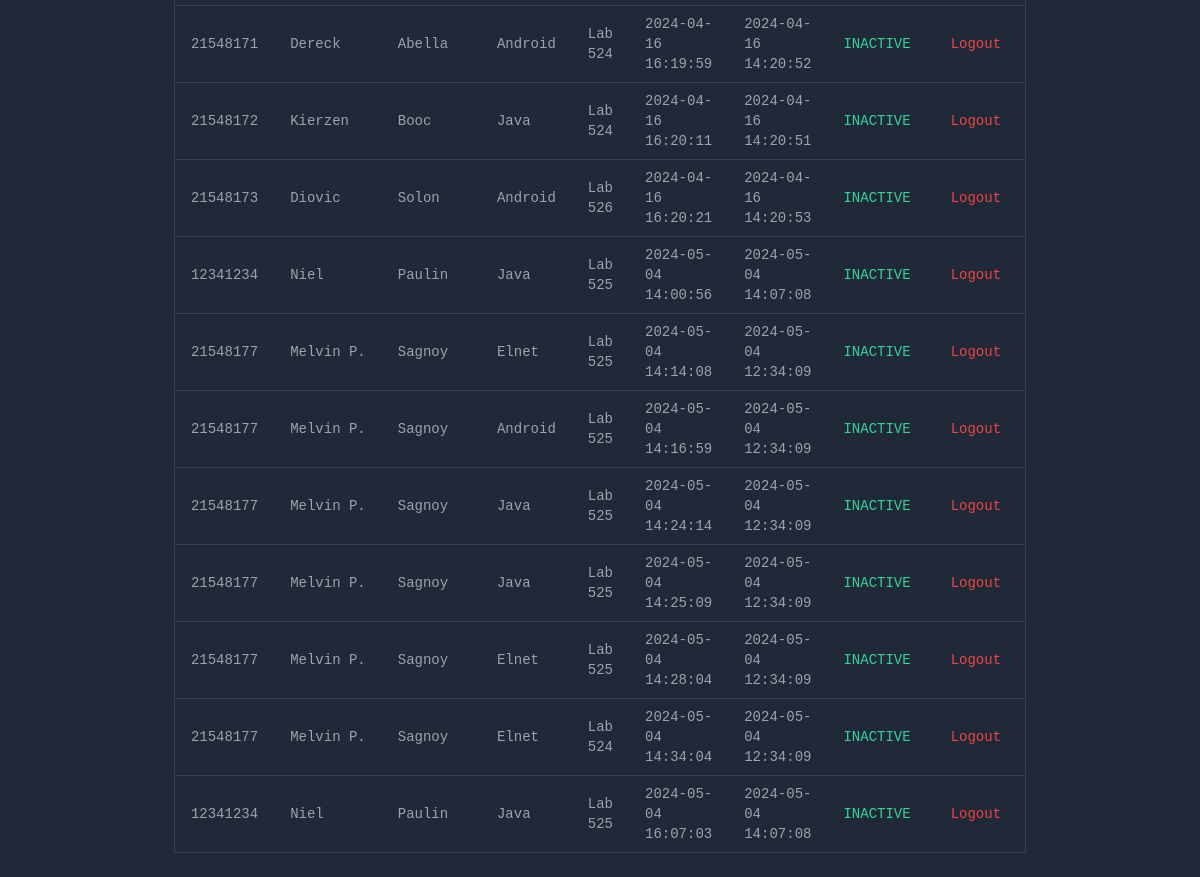
Before: /view_records.php (lower part) with the older database file.
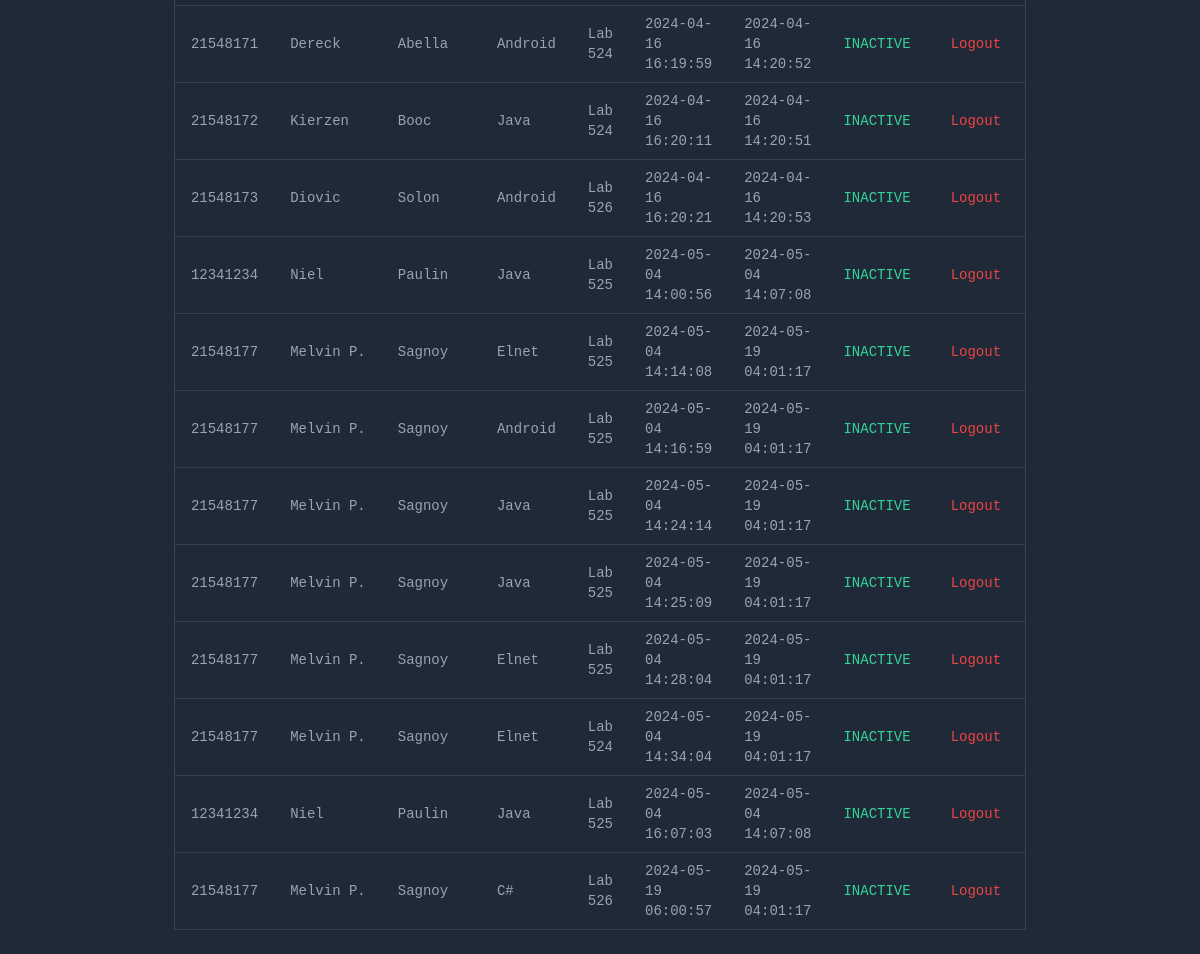
After: the same page with the newer database file.
### tables this page shows
CREATE TABLE sitin_student (
    id INTEGER PRIMARY KEY AUTOINCREMENT,
    id_number TEXT,
    firstname TEXT,
    lastname TEXT,
    purpose TEXT,
    lab TEXT,
    remaining_sessions INTEGER,
    time_in TEXT,
    time_out TEXT,
    status TEXT
);

CREATE TABLE student (
    id INTEGER PRIMARY KEY,
    id_number VARCHAR(50) NOT NULL,
    firstname VARCHAR(50) NOT NULL,
    lastname VARCHAR(50) NOT NULL,
    email VARCHAR(100) NOT NULL,
    password VARCHAR(255) NOT NULL
);

### view_records.php (the view, shortened to what this page needs)
<?php
$db = new SQLite3('sitin.db');
if ($_SERVER['REQUEST_METHOD'] === 'POST' && isset($_POST['generate_reports'])) {
  $start_date = $_POST['start_date'] ?? '';
  $end_date = $_POST['end_date'] ?? '';
  $query = $db->prepare("
    SELECT s.id_number, st.firstname, st.lastname, s.purpose, s.lab, s.time_in, s.time_out, s.status
    FROM sitin_student s
    JOIN student st ON s.id_number = st.id_number
    WHERE s.time_in BETWEEN :start_date AND :end_date
  ");
  $query->bindValue(':start_date', $start_date, SQLITE3_TEXT);
  $query->bindValue(':end_date', $end_date, SQLITE3_TEXT);
  $result = $query->execute();
} else {
  $query = $db->prepare("
    SELECT s.id_number, st.firstname, st.lastname, s.purpose, s.lab, s.time_in, s.time_out, s.status
    FROM sitin_student s
    JOIN student st ON s.id_number = st.id_number
  ");
  $result = $query->execute();
}
?>
<!DOCTYPE html>
<html lang="en">
<head>
  <link href="https://cdnjs.cloudflare.com/ajax/libs/font-awesome/5.15.4/css/all.min.css" rel="stylesheet">
  <link href="https://cdn.jsdelivr.net/npm/tailwindcss@2.2.16/dist/tailwind.min.css" rel="stylesheet">
</head>
<body class="flex min-h-screen bg-gray-800 font-mono text-white">
  <div class="flex-1 px-8 py-6 ">
    <?php if ($result && $result->numColumns() > 0): ?>
      <center>
        <table class="border-collapse table-auto border border-gray-700">
          <tbody>
            <?php while ($row = $result->fetchArray(SQLITE3_ASSOC)): ?>
              <tr class="border-b border-gray-700 text-sm text-gray-400 hover:bg-gray-800 hover:text-white">
                <td class="px-4 py-2"><?php echo $row['id_number']; ?></td>
                <td class="px-4 py-2 capitalize"><?php echo $row['firstname']; ?></td>
                <td class="px-4 py-2 capitalize"><?php echo $row['lastname']; ?></td>
                <td class="px-4 py-2 capitalize"><?php echo $row['purpose']; ?></td>
                <td class="px-4 py-2 capitalize"><?php echo $row['lab']; ?></td>
                <td class="px-4 py-2"><?php echo $row['time_in']; ?></td>
                <td id="time-out-column" class="px-4 py-2"><?php echo $row['time_out']; ?></td>
                <td class="px-4 py-2 text-green-400"><?php echo $row['status']; ?></td>
                <td class="px-4 py-2">
                  <form method="POST" action="<?php echo $_SERVER['PHP_SELF']; ?>">
                    <button type="submit" name="logout" class="text-red-500 hover:text-red-700 px-2 py-1 rounded-md focus:outline-none">Logout</button>
                  </form>
                </td>
              </tr>
            <?php endwhile; ?>
          </tbody>
        </table>
      </center>
    <?php else: ?>
      <p class="text-red-500 text-center">No sitin records found.</p>
    <?php endif; ?>
  </div>
</body>
</html>

Changed rows visible on the page:
changed sitin_student (number 5 of 12 on the later page): time_out "2024-05-04 12:34:09" → "2024-05-19 04:01:17"
changed sitin_student (number 6 of 12 on the later page): time_out "2024-05-04 12:34:09" → "2024-05-19 04:01:17"
changed sitin_student (number 7 of 12 on the later page): time_out "2024-05-04 12:34:09" → "2024-05-19 04:01:17"
changed sitin_student (number 8 of 12 on the later page): time_out "2024-05-04 12:34:09" → "2024-05-19 04:01:17"
changed sitin_student (number 9 of 12 on the later page): time_out "2024-05-04 12:34:09" → "2024-05-19 04:01:17"
changed sitin_student (number 10 of 12 on the later page): time_out "2024-05-04 12:34:09" → "2024-05-19 04:01:17"
added sitin_student: id_number "21548177", student.firstname "Melvin P.", student.lastname "Sagnoy", purpose "C#", lab "Lab 526", time_in "2024-05-19 06:00:57", time_out "2024-05-19 04:01:17", status "INACTIVE"
